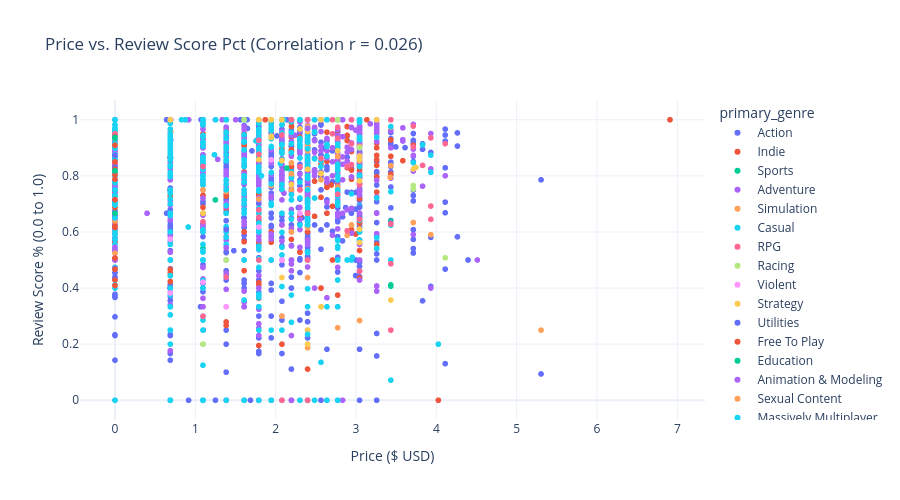

Notebook code for this chart:
### Markdown cell above
### Questions Explored:
1. **Which genres have the highest average price? Which are cheapest?**
2. **Is there a relationship between price and review_score_pct?**
3. **Which genres have the best value_score (quality per dollar)?**
4. **How has price trended over game age (release years)?**

### Code cell
# 1.1 Highest and Cheapest Genres by Average Price
price_by_genre = df_main.groupby('primary_genre')['price'].mean().sort_values(ascending=False)

plt.figure(figsize=(12, 5))
sns.barplot(x=price_by_genre.index, y=price_by_genre.values, palette='Blues_r')
plt.title('Average Game Price by Genre ($ USD)', fontweight='bold', pad=15)
plt.xlabel('Primary Genre')
plt.ylabel('Average Price ($)')
plt.xticks(rotation=45, ha='right')

for i, val in enumerate(price_by_genre.values):
    plt.text(i, val + 0.05, f"${val:.2f}", ha='center', fontsize=9)

plt.tight_layout()
plt.show()

# 1.2 Scatter Plot & Correlation: Price vs. Review Score Pct
price_review_corr = df_main['price'].corr(df_main['review_score_pct'])

# Plotly Interactive Scatter Plot
sample_df = df_main.dropna(subset=['price', 'review_score_pct']).sample(n=min(3000, len(df_main)), random_state=42)
fig_scatter = px.scatter(
    sample_df,
    x='price',
    y='review_score_pct',
    color='primary_genre',
    hover_name='name',
    title=f"Price vs. Review Score Pct (Correlation r = {price_review_corr:.3f})",
    labels={'price': 'Price ($ USD)', 'review_score_pct': 'Review Score % (0.0 to 1.0)'}
)
fig_scatter.update_layout(template='plotly_white', height=500)
fig_scatter.write_html('price_vs_quality_scatter.html')
fig_scatter.show()

# 1.3 Best Value Score by Genre
value_by_genre = df_main.groupby('primary_genre')['value_score'].mean().sort_values(ascending=False)

plt.figure(figsize=(12, 5))
sns.barplot(x=value_by_genre.index, y=value_by_genre.values, palette='Purples_r')
plt.title('Average Value Score (Quality per Dollar) by Genre', fontweight='bold', pad=15)
plt.xlabel('Primary Genre')
plt.ylabel('Average Value Score')
plt.xticks(rotation=45, ha='right')

for i, val in enumerate(value_by_genre.values):
    plt.text(i, val + 0.5, f"{val:.1f}", ha='center', fontsize=9)

plt.tight_layout()
plt.show()

# 1.4 Price Trend by Game Age (age_by_years)
df_main['release_year_est'] = (2026 - df_main['age_by_years']).round().astype(int)
yearly_price = df_main[(df_main['release_year_est'] >= 2012) & (df_main['release_year_est'] <= 2025)].groupby('release_year_est')['price'].mean()

plt.figure(figsize=(10, 4))
plt.plot(yearly_price.index, yearly_price.values, marker='o', linewidth=2.5, color='#2b5c8f')
plt.title('Average Game Price Trend over Release Years (2012 - 2025)', fontweight='bold', pad=15)
plt.xlabel('Release Year')
plt.ylabel('Average Price ($)')
plt.grid(True, linestyle='--', alpha=0.6)
plt.tight_layout()
plt.show()

print(f"Summary Insights for Section 1:")
print(f"* Highest Priced Genres: {price_by_genre.index[0]} (${price_by_genre.iloc[0]:.2f}), {price_by_genre.index[1]} (${price_by_genre.iloc[1]:.2f})")
print(f"* Cheapest Genres: Casual (${price_by_genre.loc['Casual']:.2f}), Massively Multiplayer (${price_by_genre.loc['Massively Multiplayer']:.2f}), Free To Play ($0.00)")
print(f"* Price vs Review Score Correlation: r = {price_review_corr:.3f}. There is virtually NO correlation between price and review score!")
print(f"* Best Value Genres: Casual ({value_by_genre.loc['Casual']:.1f}), Action ({value_by_genre.loc['Action']:.1f}), Adventure ({value_by_genre.loc['Adventure']:.1f})")

### Figure 1 — Plotly figure (JSON) as saved in the notebook; plotly's stock layout.template omitted (floating-point values rounded to 4 significant figures; data arrays with more than 128 entries replaced by an {"elided": "..."} marker saying what was removed)
{"data": [{"hovertemplate": "<b>%{hovertext}</b><br><br>primary_genre=Action<br>Price ($ USD)=%{x}<br>Review Score % (0.0 to 1.0)=%{y}<extra></extra>", "hovertext": {"elided": "1258 str values"}, "legendgroup": "Action", "marker": {"color": "#636efa", "symbol": "circle"}, "mode": "markers", "name": "Action", "showlegend": true, "type": "scattergl", "x": {"elided": "1258 float values"}, "xaxis": "x", "y": {"elided": "1258 float values"}, "yaxis": "y"}, {"hovertemplate": "<b>%{hovertext}</b><br><br>primary_genre=Indie<br>Price ($ USD)=%{x}<br>Review Score % (0.0 to 1.0)=%{y}<extra></extra>", "hovertext": {"elided": "298 str values"}, "legendgroup": "Indie", "marker": {"color": "#EF553B", "symbol": "circle"}, "mode": "markers", "name": "Indie", "showlegend": true, "type": "scattergl", "x": {"elided": "298 float values"}, "xaxis": "x", "y": {"elided": "298 float values"}, "yaxis": "y"}, {"hovertemplate": "<b>%{hovertext}</b><br><br>primary_genre=Sports<br>Price ($ USD)=%{x}<br>Review Score % (0.0 to 1.0)=%{y}<extra></extra>", "hovertext": ["Tennis World Tour", "Table Football Pro", "Everyday Golf VR", "Skills Hockey VR", "Champ at Dawn", "StreetStep: 21st Century Basketball", "California Games (C64/DOS/Atari/Lynx/NES/SMS/Genesis)", "Captures", "Pro Soccer Online", "NFL Pro Era II"], "legendgroup": "Sports", "marker": {"color": "#00cc96", "symbol": "circle"}, "mode": "markers", "name": "Sports", "showlegend": true, "type": "scattergl", "x": [3.434, 1.095, 3.434, 1.095, 1.607, 2.138, 2.397, 1.095, 1.79, 3.434], "xaxis": "x", "y": [0.4068, 0.5417, 0.4111, 0.2, 1.0, 0.8276, 0.6842, 1.0, 0.8981, 0.6386], "yaxis": "y"}, {"hovertemplate": "<b>%{hovertext}</b><br><br>primary_genre=Adventure<br>Price ($ USD)=%{x}<br>Review Score % (0.0 to 1.0)=%{y}<extra></extra>", "hovertext": {"elided": "646 str values"}, "legendgroup": "Adventure", "marker": {"color": "#ab63fa", "symbol": "circle"}, "mode": "markers", "name": "Adventure", "showlegend": true, "type": "scattergl", "x": {"elided": "646 float values"}, "xaxis": "x", "y": {"elided": "646 float values"}, "yaxis": "y"}, {"hovertemplate": "<b>%{hovertext}</b><br><br>primary_genre=Simulation<br>Price ($ USD)=%{x}<br>Review Score % (0.0 to 1.0)=%{y}<extra></extra>", "hovertext": ["VIP Shuttle", "Tower Factory", "SugarWinds: Prologue", "Ryclaw: Hope", "Strategic Mind: Spectre of Communism", "Private Military Manager: Tactical Auto Battler", "Pro Cycling Manager 2018", "Harrier Jump Jet", "Toilet Management Simulator", "Cinema Simulator 2025", "Combined Arms Operations Series", "Block Destruction", "Fish Shop Simulator", "SGS Operation Hawaii", "Airport Master", "Vox Populi: USA 2024", "猟奇リスナー ～ 狙われた姫配信者 ～ Lunatic Viewer - Streamer Girl at Risk -", "Fork-U Forklift Simulator", "Nobody - The Turnaround", "Middle East Empire 2027", "Espresso Tycoon", "DOJAGI: The Korean Pottery", "Eggineer", "Oligopoly: Industrial Revolution", "School Teacher Simulator", "Hexa Trains", "Supreme Power", "Lucinda Green's Equestrian Challenge", "Carrier Battles WW2: Admiral of the Fleet", "Spectating Simulator The Racing", "Princess Maker 2 Regeneration", "Ultimate General: American Revolution", "Rumours of a Roman Empire", "Hobo Living VR", "Director of Football", "Would you like to run an idol café? 3", "Eureka", "Replicube", "Bee Craft", "Skycadia", "City Sweeper - Clean it Fast!", "illuminati Simulator VR", "ALVAROK", "The Most Boring Game Ever", "Level UP! Factory", "Metrogether Train Simulator", "Aquascapers", "Latin America Empire 2027", "獣王/BEAST KING", "Railroader", "WHMIS 2015 VR", "Construction Simulator 2 US - Pocket Edition", "Hero Planter", "Hot Work VR Training", "Space Company Simulator", "Earthquake escape", "Orkhon Inscriptions Mongolia VR", "Work At Height VR Training", "Farming Simulator 25", "Wiggly Boy", "Welcome Back, Commander"], "legendgroup": "Simulation", "marker": {"color": "#FFA15A", "symbol": "circle"}, "mode": "markers", "name": "Simulation", "showlegend": true, "type": "scattergl", "x": [0.0, 2.772, 0.0, 0.6881, 3.425, 1.944, 2.772, 2.078, 1.384, 2.564, 3.044, 1.099, 2.564, 2.397, 2.772, 2.196, 3.044, 2.196, 0.0, 2.196, 3.044, 2.772, 1.384, 2.397, 1.79, 2.89, 1.384, 1.79, 2.772, 1.095, 3.713, 3.932, 1.944, 2.397, 2.397, 2.397, 2.397, 2.397, 2.397, 2.397, 2.397, 0.0, 1.384, 0.0, 2.303, 2.944, 2.397, 2.196, 2.196, 3.434, 1.607, 2.397, 2.078, 0.0, 3.044, 5.303, 2.397, 0.0, 3.434, 0.6931, 2.397], "xaxis": "x", "y": [0.6364, 0.869, 0.5238, 1.0, 0.7944, 0.765, 0.7602, 1.0, 0.7436, 0.8071, 0.9048, 0.6667, 0.7857, 0.5, 0.2586, 0.8462, 1.0, 0.6, 0.5976, 0.8, 0.8604, 0.7368, 0.75, 0.4375, 0.6119, 0.5882, 1.0, 0.7174, 0.5, 0.0, 0.6336, 0.5901, 1.0, 0.1875, 0.6154, 0.8889, 0.0, 0.9772, 1.0, 0.9091, 1.0, 0.6, 0.5, 0.91, 0.75, 0.625, 0.8, 1.0, 0.75, 0.9737, 0.5, 0.7542, 0.3, 0.8571, 0.2841, 0.25, 0.6667, 0.875, 0.8363, 0.9583, 0.8382], "yaxis": "y"}, {"hovertemplate": "<b>%{hovertext}</b><br><br>primary_genre=Casual<br>Price ($ USD)=%{x}<br>Review Score % (0.0 to 1.0)=%{y}<extra></extra>", "hovertext": {"elided": "591 str values"}, "legendgroup": "Casual", "marker": {"color": "#19d3f3", "symbol": "circle"}, "mode": "markers", "name": "Casual", "showlegend": true, "type": "scattergl", "x": {"elided": "591 float values"}, "xaxis": "x", "y": {"elided": "591 float values"}, "yaxis": "y"}, {"hovertemplate": "<b>%{hovertext}</b><br><br>primary_genre=RPG<br>Price ($ USD)=%{x}<br>Review Score % (0.0 to 1.0)=%{y}<extra></extra>", "hovertext": ["Soul Wizards & Roguelite", "Fuga: Melodies of Steel 3", "Paranoia: Happiness is Mandatory", "Slime Rule", "ソラナと陽の工房", "Door Game Deluxe", "Betrayal of Blood: a Strength & Virtue RPG", "Populous™ II: Trials of the Olympian Gods", "Fae Tactics", "Star Command (1988)", "Diluvian Winds", "Shadow Spell Saga: The Winds of Fate", "SPACE / MECH / PILOT", "Anomalous Adventure", "诡仙志异", "Aria and the Secret of the Labyrinth", "Pixelstar Hero", "Shiren the Wanderer: The Mystery Dungeon of Serpentcoil Island", "Amneron's Legacy", "Mon-Yu: Defeat Monsters And Gain Strong Weapons And Armor. You May Be Defeated, But Don’t Give Up. Become Stronger. I Believe There Will Be A Day When The Heroes Defeat The Devil King.", "Shiren the Wanderer: The Tower of Fortune and the Dice of Fate", "King Arthur: Knight's Tale", "Soul Survivor: Trials of the Goddess", "FINAL FANTASY VI", "Dark Rose Valkyrie", "Coldage", "Chronos Builder", "Princess Quest", "Path of the Abyss", "Sabre Team", "Saviors of Sapphire Wings / Stranger of Sword City Revisited", "Hylics 2", "Unreal Island", "heart of Y", "Fernageddon", "Autocraft", "Adventurer Liz and the Erotic Dungeon", "非常魔王(Beelzebub)", "Into The Inferno", "Fateholder Quest", "Destiny of a Wizard 3:  Beyond the World", "Sheryl ~The Alchemist of the Island Ruins~", "soul of Y", "Grid Slayer", "dark color", "청춘향전 Cheongchunhyang Jeon", "Dungeon Board", "Legends of Mathmatica²: Under the Shadow of Certainty", "The Legend of Heroes: Trails of Cold Steel III", "Once upon a Dungeon - Infinity", "The Fool's Apprentice", "Dragoon Ascension", "位面穿越者-三国传(A Bit Crosser-Three Kingdoms)", "Sunderfolk"], "legendgroup": "RPG", "marker": {"color": "#FF6692", "symbol": "circle"}, "mode": "markers", "name": "RPG", "showlegend": true, "type": "scattergl", "x": [1.095, 3.713, 3.434, 1.79, 1.79, 0.0, 2.078, 1.79, 3.044, 1.944, 2.772, 2.397, 0.0, 1.79, 1.095, 3.044, 0.6881, 3.713, 2.302, 3.932, 3.044, 3.828, 2.196, 2.944, 3.044, 2.707, 3.434, 2.707, 2.078, 2.078, 3.932, 2.772, 3.434, 2.397, 2.944, 1.384, 2.397, 1.79, 2.772, 0.6881, 2.89, 2.944, 2.397, 2.564, 3.434, 1.79, 2.397, 2.302, 4.111, 2.196, 2.89, 1.79, 1.095, 3.932], "xaxis": "x", "y": [0.8333, 0.9773, 0.4865, 0.6522, 0.5, 0.9504, 0.0, 0.6786, 0.8531, 1.0, 0.7341, 1.0, 0.8456, 1.0, 0.6364, 0.6452, 1.0, 0.903, 0.8333, 0.6923, 0.768, 0.8373, 1.0, 0.9142, 0.4598, 1.0, 0.6281, 0.95, 0.9457, 0.5, 0.645, 0.9734, 0.25, 0.5, 1.0, 0.439, 0.6667, 0.9268, 0.9333, 1.0, 0.8333, 0.84, 0.0, 0.8621, 1.0, 0.8769, 0.6667, 0.75, 0.9146, 1.0, 0.6042, 1.0, 0.299, 0.9354], "yaxis": "y"}, {"hovertemplate": "<b>%{hovertext}</b><br><br>primary_genre=Racing<br>Price ($ USD)=%{x}<br>Review Score % (0.0 to 1.0)=%{y}<extra></extra>", "hovertext": ["Ribbon Racer", "MX vs ATV Legends", "Retro Pixel Racers", "Stop it - Driving Simulation", "Tour de France 2022", "RaceXXL Space", "Monster Energy Supercross 25 - The Official Video Game", "Hydrofoil Generation", "Real Kart"], "legendgroup": "Racing", "marker": {"color": "#B6E880", "symbol": "circle"}, "mode": "markers", "name": "Racing", "showlegend": true, "type": "scattergl", "x": [1.607, 3.713, 1.095, 2.397, 3.713, 1.384, 4.111, 3.044, 2.772], "xaxis": "x", "y": [1.0, 0.7656, 0.2, 0.25, 0.7529, 0.5, 0.5077, 0.9, 1.0], "yaxis": "y"}, {"hovertemplate": "<b>%{hovertext}</b><br><br>primary_genre=Violent<br>Price ($ USD)=%{x}<br>Review Score % (0.0 to 1.0)=%{y}<extra></extra>", "hovertext": ["Heavy Destinies", "The Survival Test VR: Defend To Death", "VR Chair Games", "Usotsuki Game / 谎言游戏", "生死线 Dead Line", "Soviet Lunapark VR", "DEUS VULT | Online VR sword fighting", "The Nose", "Kama Bullet Heritage", "Life After The Living"], "legendgroup": "Violent", "marker": {"color": "#FF97FF", "symbol": "circle"}, "mode": "markers", "name": "Violent", "showlegend": true, "type": "scattergl", "x": [1.095, 1.944, 0.6881, 1.095, 2.078, 0.0, 1.79, 1.384, 0.6881, 2.302], "xaxis": "x", "y": [0.4211, 0.8571, 0.3824, 0.75, 0.5, 0.5079, 0.6174, 0.3333, 0.5745, 0.6667], "yaxis": "y"}, {"hovertemplate": "<b>%{hovertext}</b><br><br>primary_genre=Strategy<br>Price ($ USD)=%{x}<br>Review Score % (0.0 to 1.0)=%{y}<extra></extra>", "hovertext": ["URBO", "Love Letter", "Armored Freedom", "Close Combat: Modern Tactics", "3 Minute Heroes", "Exodus Borealis", "Politburo Simulator", "Prescience", "Commandos 3 - HD Remaster", "Clash of Warlords", "Pavlov's House", "Conquest of the New World", "Fantasy General II", "Gridiron Grilling: The Refusal of the Garden", "Noble Armada: Lost Worlds", "Commandos 2 - HD Remaster", "Hex of the Lich", "Refactor", "Feed The Gods", "rododendron", "Deck of Defense", "魔女黏糊笔记", "Ordo Et Chao: New World", "Tanks of Freedom II", "Hexpire", "Castle Constructor", "Amogus TD 2 - Defense of the Sus", "The ultimate Math teaching game", "Constellation Tango", "伏魔天师", "Axis & Allies 1942 Online", "Field of Glory: Empires", "Cubic Currency"], "legendgroup": "Strategy", "marker": {"color": "#FECB52", "symbol": "circle"}, "mode": "markers", "name": "Strategy", "showlegend": true, "type": "scattergl", "x": [1.944, 2.078, 2.397, 3.434, 3.044, 3.044, 1.095, 2.564, 3.044, 2.078, 2.302, 2.397, 3.747, 1.79, 2.397, 3.044, 2.772, 1.79, 1.79, 1.944, 1.79, 2.397, 2.564, 1.944, 1.79, 2.564, 0.6881, 3.258, 2.078, 2.196, 3.044, 3.713, 1.944], "xaxis": "x", "y": [0.9371, 0.8546, 0.25, 0.3571, 0.8565, 0.8706, 0.6667, 1.0, 0.6103, 0.4375, 0.9672, 0.9583, 0.83, 1.0, 0.2, 0.5622, 0.8889, 0.8578, 1.0, 1.0, 1.0, 0.8233, 0.3333, 1.0, 1.0, 0.8088, 1.0, 1.0, 1.0, 0.7692, 0.782, 0.8246, 0.9412], "yaxis": "y"}, {"hovertemplate": "<b>%{hovertext}</b><br><br>primary_genre=Utilities<br>Price ($ USD)=%{x}<br>Review Score % (0.0 to 1.0)=%{y}<extra></extra>", "hovertext": ["Virtual Desktop Dashboard", "LuxVR", "Ovrlay - VR Discord Notifications", "3D Controller Overlay", "Mind Massaging Machine"], "legendgroup": "Utilities", "marker": {"color": "#636efa", "symbol": "circle"}, "mode": "markers", "name": "Utilities", "showlegend": true, "type": "scattergl", "x": [0.0, 0.0, 1.384, 0.0, 3.044], "xaxis": "x", "y": [0.4706, 0.8308, 0.6087, 0.8727, 0.6875], "yaxis": "y"}, {"hovertemplate": "<b>%{hovertext}</b><br><br>primary_genre=Free To Play<br>Price ($ USD)=%{x}<br>Review Score % (0.0 to 1.0)=%{y}<extra></extra>", "hovertext": ["Underlight", "Kreedz Climbing", "Midnight Renegade", "AZ: Oath of Brotherhood Prologue 1", "安堂的心理咨询室：杯中之心〈ANDOU：Pulse of cup〉", "Two Clusters: Kain", "BattleCON: Online", "Martial Arts Brutality", "WhiteClothes", "War Online: Pacific", "Age of Heroes: Conquest", "Crowd Control", "Serpent Fusion", "Marius"], "legendgroup": "Free To Play", "marker": {"color": "#EF553B", "symbol": "circle"}, "mode": "markers", "name": "Free To Play", "showlegend": true, "type": "scattergl", "x": [0.0, 0.0, 0.0, 0.0, 0.0, 0.0, 0.0, 0.0, 0.0, 0.0, 0.0, 0.0, 0.0, 0.0], "xaxis": "x", "y": [0.6161, 0.8219, 0.9091, 0.8235, 0.7879, 0.4667, 0.7153, 0.8499, 0.9396, 0.507, 0.4091, 0.8039, 0.9091, 0.6207], "yaxis": "y"}, {"hovertemplate": "<b>%{hovertext}</b><br><br>primary_genre=Education<br>Price ($ USD)=%{x}<br>Review Score % (0.0 to 1.0)=%{y}<extra></extra>", "hovertext": ["Boise Historic Natatorium", "Sama Learning", "Great Pyramid VR", "London Museum Of Water & Steam", "Mona Lisa: Beyond The Glass"], "legendgroup": "Education", "marker": {"color": "#00cc96", "symbol": "circle"}, "mode": "markers", "name": "Education", "showlegend": true, "type": "scattergl", "x": [0.0, 0.0, 1.25, 0.0, 0.0], "xaxis": "x", "y": [0.8182, 0.6667, 0.7143, 0.9333, 0.9369], "yaxis": "y"}, {"hovertemplate": "<b>%{hovertext}</b><br><br>primary_genre=Animation & Modeling<br>Price ($ USD)=%{x}<br>Review Score % (0.0 to 1.0)=%{y}<extra></extra>", "hovertext": ["Ultimate Desktop Character Engine", "VR conference", "Pixelorama"], "legendgroup": "Animation & Modeling", "marker": {"color": "#ab63fa", "symbol": "circle"}, "mode": "markers", "name": "Animation & Modeling", "showlegend": true, "type": "scattergl", "x": [1.384, 0.0, 2.397], "xaxis": "x", "y": [0.5435, 0.5455, 0.9688], "yaxis": "y"}, {"hovertemplate": "<b>%{hovertext}</b><br><br>primary_genre=Sexual Content<br>Price ($ USD)=%{x}<br>Review Score % (0.0 to 1.0)=%{y}<extra></extra>", "hovertext": ["SMASH BOY Ver.KZ", "Stay Woke Etheral Edition"], "legendgroup": "Sexual Content", "marker": {"color": "#FFA15A", "symbol": "circle"}, "mode": "markers", "name": "Sexual Content", "showlegend": true, "type": "scattergl", "x": [2.196, 1.095], "xaxis": "x", "y": [0.8077, 0.75], "yaxis": "y"}, {"hovertemplate": "<b>%{hovertext}</b><br><br>primary_genre=Massively Multiplayer<br>Price ($ USD)=%{x}<br>Review Score % (0.0 to 1.0)=%{y}<extra></extra>", "hovertext": ["Drift Legends"], "legendgroup": "Massively Multiplayer", "marker": {"color": "#19d3f3", "symbol": "circle"}, "mode": "markers", "name": "Massively Multiplayer", "showlegend": true, "type": "scattergl", "x": [2.397], "xaxis": "x", "y": [0.2353], "yaxis": "y"}], "layout": {"height": 500, "legend": {"title": {"text": "primary_genre"}, "tracegroupgap": 0}, "title": {"text": "Price vs. Review Score Pct (Correlation r = 0.026)"}, "xaxis": {"anchor": "y", "domain": [0, 1], "title": {"text": "Price ($ USD)"}}, "yaxis": {"anchor": "x", "domain": [0, 1], "title": {"text": "Review Score % (0.0 to 1.0)"}}}}
